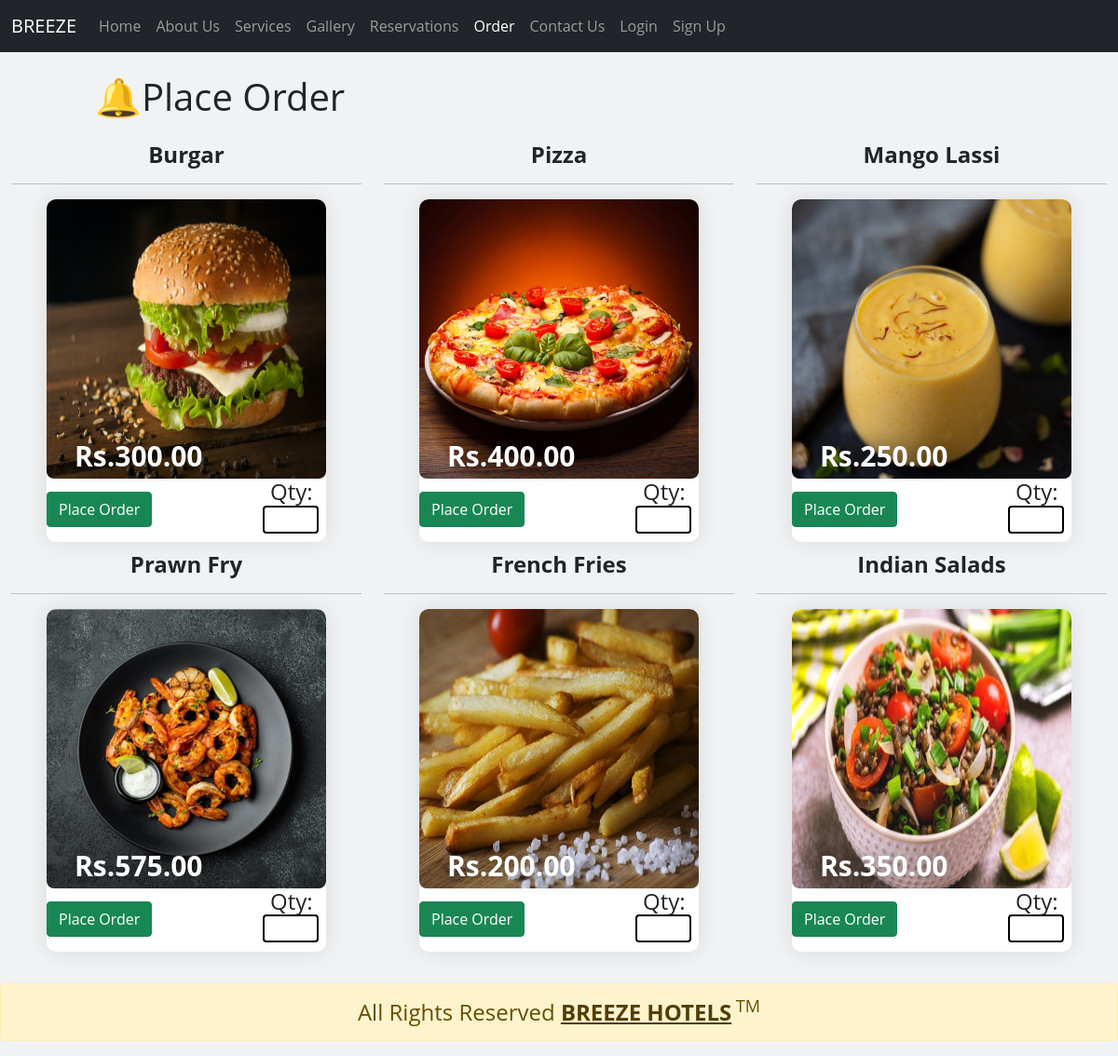
The page /order/ on the database its author committed.
### firstapp/models.py (models this page shows)
class Orders1(models.Model):
    img1=models.ImageField(upload_to='orderpics')
    name=models.CharField(max_length=30)
    price=models.IntegerField()

### firstapp/views.py (the view)
# urls.py: path('order/',views.order),
def order(request):
    if(request.method=='POST'):
        dname=request.POST['dname']
        amount=request.POST['amount']
        qty=request.POST['qty']
        c=int(amount)*int(qty)
        return render(request,'firstapp/bill.html',{'price':c,'amount':amount,'dname':dname})
    else:
        o=Orders1.objects.all()
        return render(request,'firstapp/order.html',context={"Orders":o})

### templates/firstapp/order.html (shortened to what this page needs)
<html>
{% load static %}
{% static "images/firstapp" as baseUrl %}
    <head>
        <link href="https://cdn.jsdelivr.net/npm/bootstrap@5.0.2/dist/css/bootstrap.min.css" rel="stylesheet">
        <link rel="stylesheet" href="{% static 'css/firstapp/order.css' %}">
    </head>
    <body>
      {% block content %}
      <nav class="navbar navbar-expand-lg navbar-dark bg-dark">
        <div class="container-fluid">
          <a class="navbar-brand" href="#">BREEZE</a>
          <div class="collapse navbar-collapse" id="navbarNav">
            <ul class="navbar-nav">
              <li class="nav-item">
                <a class="nav-link" aria-current="page" href="/">Home</a>
              </li>
              <li class="nav-item">
                <a class="nav-link" href="/about/">About Us</a>
              </li>
              <li class="nav-item">
                <a class="nav-link" href="/service/">Services</a>
              </li>
              <li class="nav-item">
                <a class="nav-link" href="/gallery/">Gallery</a>
              </li>
              <li class="nav-item">
                <a class="nav-link" href="/reservation/">Reservations</a>
              </li>
              <li class="nav-item">
                <a class="nav-link active" href="/order/">Order</a>
              </li>
              <li class="nav-item">
                <a class="nav-link" href="/contact/">Contact Us</a>
              </li>
              <li class="nav-item">
                <a class="nav-link" href="/login/">Login</a>
              </li>
              <li class="nav-item">
                <a class="nav-link" href="/signup/">Sign Up</a>
              </li>
            </ul>
          </div>
        </div>
      </nav>
        <br>
        <div class="row">
           <div class="col-md-1">
            </div>
            <div class="col-md-4">
                <h1>🔔Place Order</h1>
            </div>
        </div>
        <br>
            <div class="container-fluid">
              <div class="row">
                {% for or in  Orders %}
                <div class="col-md-4">
                <h4 class="text-center"><strong>{{or.name}}</strong></h4>
                <hr>
                <div class="profile-card-2"><a href="/order/"><img src="{{or.img1.url}}"  width="300" height="300" class="img img-responsive"></a>
                    <div class="profile-name">Rs.{{or.price}}.00</div>
                    <form method="POST" action="/order/">
                      <h4 style="margin-left:15rem;">Qty:</h4><input type="number" class="formcontrol" name="qty" required>
                      <input type="submit" class="btn btn-success" value="Place Order">
                    </form>
                </div>
                </div>
                {% endfor %}
                </div>
            </div>
        <br>
        <center>
            <div class="alert alert-warning" role="alert">
                <h4>All Rights Reserved     <a href="/" class="alert-link">BREEZE HOTELS</a><sup>         TM</sup></h4>
              </div></center>
        {% endblock %}
    </body>
</html>

### static/css/firstapp/order.css (style rules this page uses)
h1, h2, h3, h4, h5, h6, div, input, p, a { font-family: "Open Sans"; margin: 0px; }
a, a:hover, a:focus { color: inherit; }
body { background-color: #f1f2f3; }
.container-fluid, .container { max-width: 1200px; }
.profile-card-2 { max-width: 300px; background-color: #fff; box-shadow: 0px 0px 25px rgba(0, 0, 0, 0.1); background-position: center; overflow: hidden; position: relative; margin: 10px auto; cursor: pointer; border-radius: 10px; }
.profile-card-2 img { transition: all linear 0.25s; }
.profile-card-2 .profile-name { position: absolute; left: 30px; bottom: 70px; font-size: 30px; color: #fff; text-shadow: 0px 0px 20px rgba(0, 0, 0, 0.5); font-weight: bold; transition: all linear 0.25s; }

### templates/firstapp/order.html (style rules this page uses)
img { border-radius: 8px; }
.formcontrol { display: block; width: 20%; margin-left: 14.5rem; margin-bottom: -2.8rem; padding: 1px; font-size: 1rem; font-weight: 400; line-height: 1.5; color: #212529; background-color: #fff; background-clip: padding-box; border: 2px solid black; -webkit-appearance: none; -moz-appearance: none; appearance: none; border-radius: 0.25rem; transition: border-color .15s ease-in-out,box-shadow .15s ease-in-out; }

### rows shown on the page
Orders1: name "Burgar", img1 (picture), price "300"
Orders1: name "Pizza", img1 (picture), price "400"
Orders1: name "Mango Lassi", img1 (picture), price "250"
Orders1: name "Prawn Fry", img1 (picture), price "575"
Orders1: name "French Fries", img1 (picture), price "200"
Orders1: name "Indian Salads", img1 (picture), price "350"
